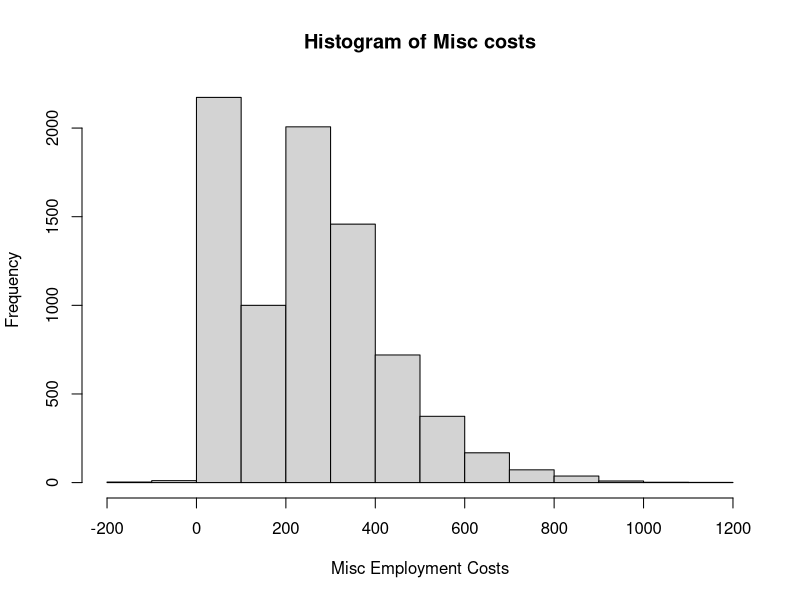
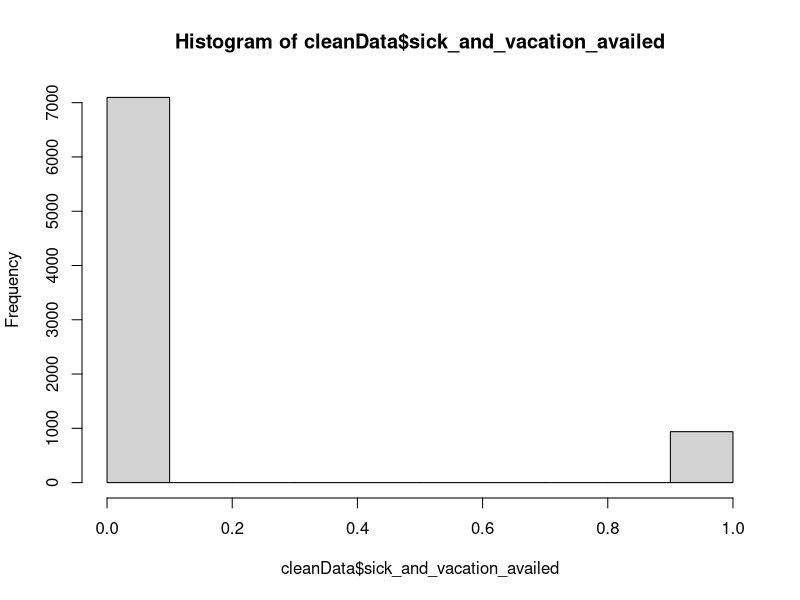
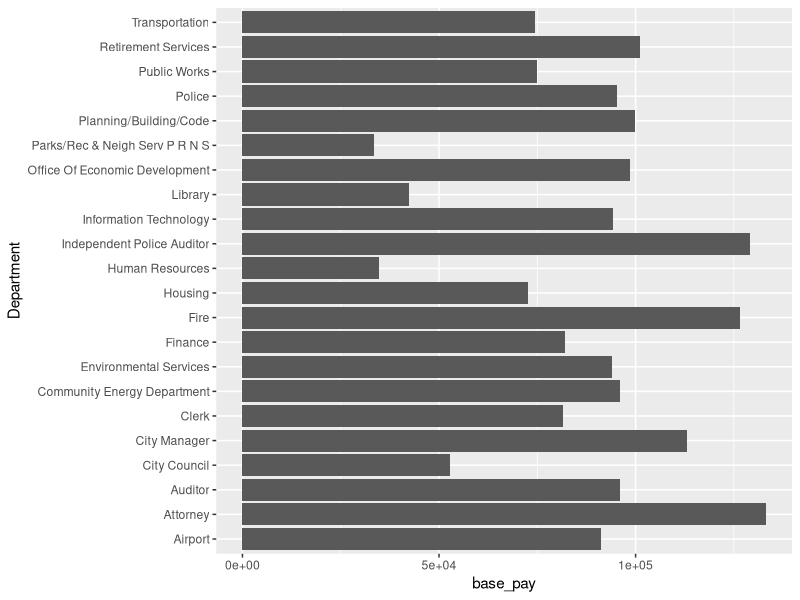
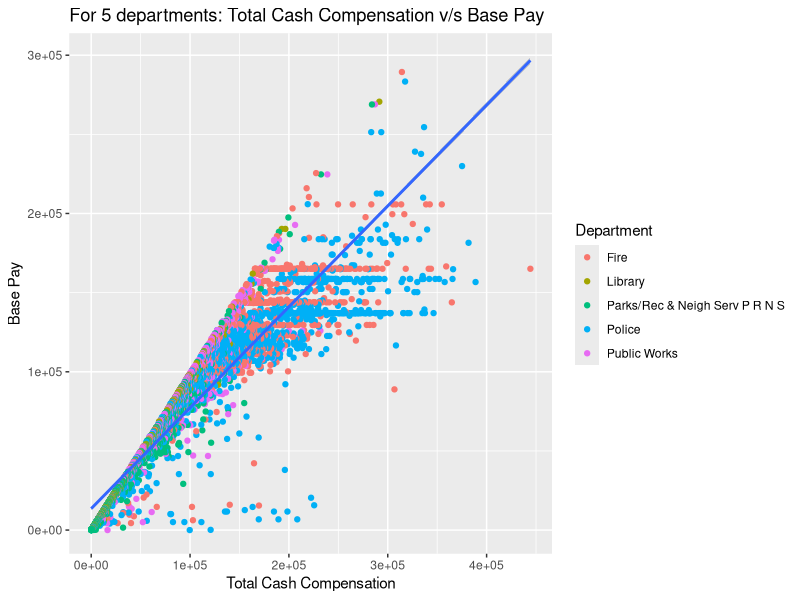
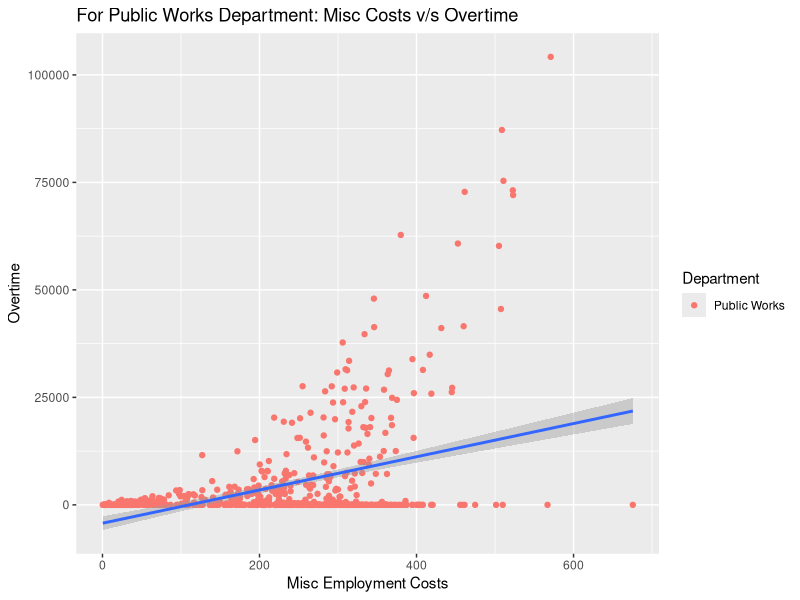
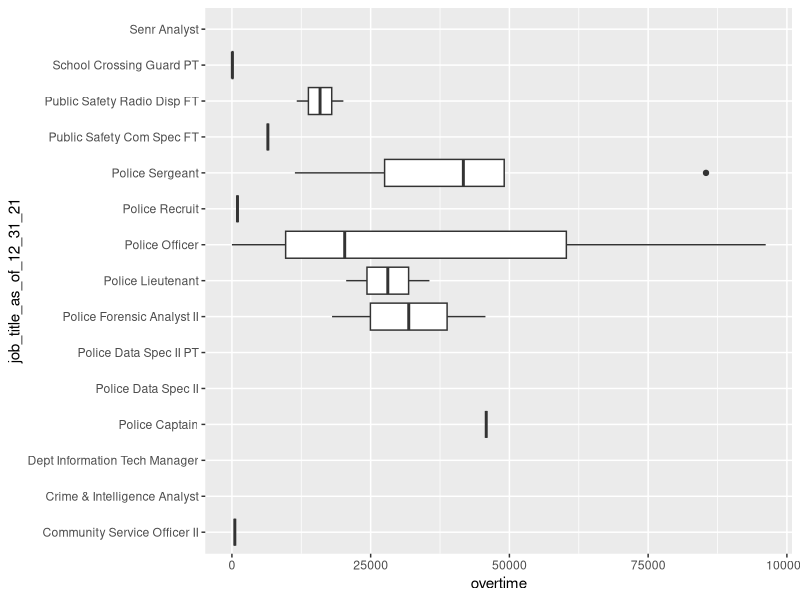
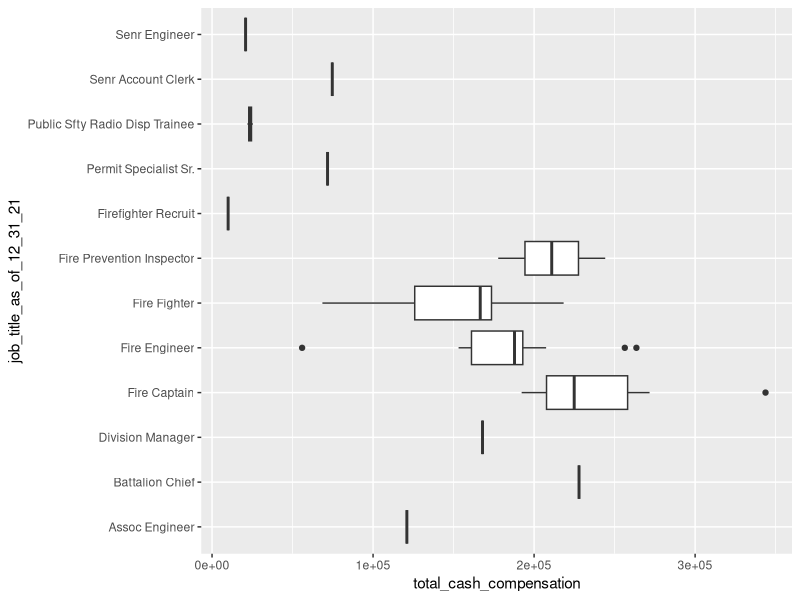
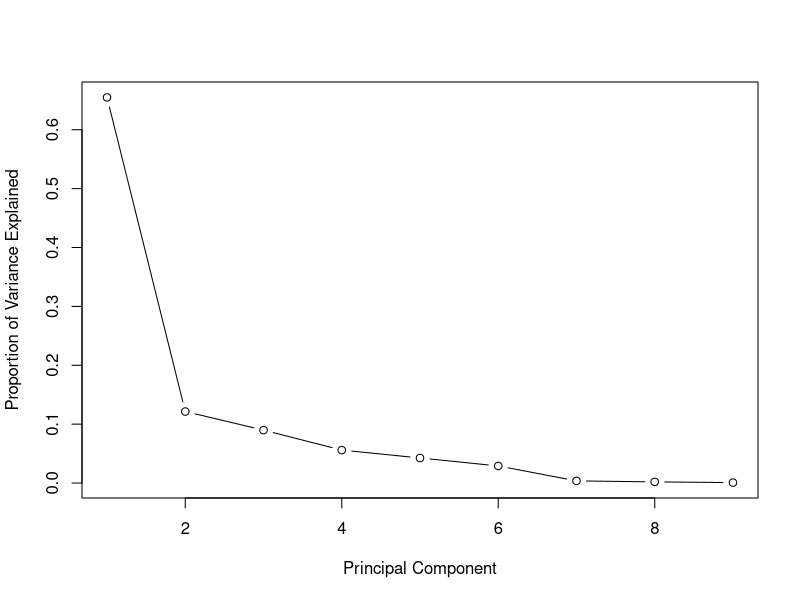

Write the R code that produced these figures, in order.
## ---- chunk 1
knitr::opts_chunk$set(echo = TRUE)
## ---- chunk 2
# Importing the required libraries
library(tidyverse)
library(ggplot2)
library(dplyr)
library(tidyr)

# Reading the dataset 
myData <- read.csv("employee-compensation-2021.csv")
head(myData,3)
## ---- chunk 3
# Dimensions of the dataset
dim(myData)
## ---- chunk 4
# Discarding the "Name" column
myData <- myData %>% select(-Name)
## ---- chunk 5
# Renaming the columns
myData <- myData %>% rename("job_title_as_of_12_31_21" = "Job.Title..as.of.12.31.21.",
                           "total_cash_compensation" = "Total.Cash.Compensation",
                           "base_pay" = "Base.Pay" ,
                           "overtime" = "Overtime",
                           "sick_and_vacation_payouts" = "Sick.and.Vacation.Payouts",
                           "other_cash_compensation" = "Other.Cash.Compensation",
                           "defined_contribution_plan_contributions" = "Defined.Contribution.Plan.Contributions...City.Paid",
                           "medical_dental_vision" = "Medical.Dental.Vision" ,
                           "long_term_disability_life_medicare" = "Long.Term.Disability..Life..Medicare",
                           "retirement_contributions_normal_cost" = "Retirement.Contributions..Normal.Cost....City.Paid",
                           "misc_employment_related_costs" = "Misc.Employment.Related.Costs" )

## ---- chunk 6
# Converting the needed columns into numeric
myData$Department <- as.factor(gsub(",", "", myData$Department))
myData$job_title_as_of_12_31_21 <- as.factor(gsub(",", "", myData$job_title_as_of_12_31_21))
myData$total_cash_compensation <- as.numeric(gsub(",", "", myData$total_cash_compensation))
myData$base_pay <- as.numeric(gsub(",", "", myData$base_pay))
myData$overtime <- as.numeric(gsub(",", "", myData$overtime))
myData$sick_and_vacation_payouts <- as.numeric(gsub(",", "", myData$sick_and_vacation_payouts))
myData$other_cash_compensation <- as.numeric(gsub(",", "", myData$other_cash_compensation))
myData$defined_contribution_plan_contributions <- as.numeric(gsub(",", "", myData$defined_contribution_plan_contributions))
myData$medical_dental_vision <- as.numeric(gsub(",", "", myData$medical_dental_vision))
myData$long_term_disability_life_medicare <- as.numeric(gsub(",", "", myData$long_term_disability_life_medicare))
myData$retirement_contributions_normal_cost <- as.numeric(gsub(",", "", myData$retirement_contributions_normal_cost))
myData$misc_employment_related_costs <- as.numeric(gsub(",", "", myData$misc_employment_related_costs))
## ---- chunk 7
# Finding the different categories in "Department" column
categories <- unique(myData$Department) 
numberOfCategories <- length(categories)
categories
numberOfCategories
## ---- chunk 8
# Top 10 department categories in descending order
top10 <- myData %>% count(Department) %>% top_n(10, n) %>% arrange(desc(n))
top10
## ---- chunk 9
# Checking for duplicated values
sum(duplicated(myData))
## ---- chunk 10
# Cleaning the duplicated values in the dataset
myData <- myData %>% distinct()
sum(duplicated(myData))
## ---- chunk 11
# Checking for missing values
sum(is.na(myData))
## ---- chunk 12
# Checking for missing values in each column
colSums(is.na(myData))
## ---- chunk 13
# What percent of data is missing from each variable
p <- function(x) {sum(is.na(x))/length(x)*100}
apply(myData, 2, p)
## ---- chunk 14
# Replacing with 0 & 1 in a new column for sick and vacation payouts
myData$sick_and_vacation_availed <- ifelse(is.na(myData$sick_and_vacation_payouts), 0, 1)
head(myData,3)
## ---- chunk 15
# Handling missing values
cleanData <- myData %>% select(Department, job_title_as_of_12_31_21, total_cash_compensation, base_pay, overtime, sick_and_vacation_availed, other_cash_compensation, medical_dental_vision, retirement_contributions_normal_cost, long_term_disability_life_medicare, misc_employment_related_costs )

cleanData <- cleanData %>% drop_na(long_term_disability_life_medicare)
cleanData <- cleanData %>% drop_na(misc_employment_related_costs)
cleanData <- cleanData %>% drop_na(base_pay)

cleanData[is.na(cleanData)] <- 0
head(cleanData)
## ---- chunk 16
# using subset function
newdata <- subset(cleanData, cleanData$Department == "Police" | cleanData$Department == "Parks/Rec & Neigh Serv P R N S" | cleanData$Department == "Fire" | cleanData$Department == "Public Works" | cleanData$Department == "Library", select=Department:overtime)
## ---- chunk 17
# Histogram plotting
hist(cleanData$misc_employment_related_costs, xlab='Misc Employment Costs', main='Histogram of Misc costs')
## ---- chunk 18
# Histogram plotting
hist(cleanData$sick_and_vacation_availed)
## ---- chunk 19
ggplot(cleanData,aes(Department,base_pay)) +
  geom_bar(position = "dodge",
           stat = "summary",
           fun = "mean") +
  coord_flip()
## ---- chunk 20
# Plotting a scatter plot for 5 departments
ggplot(data = newdata, aes(x = total_cash_compensation,y = base_pay)) + 
  geom_point(aes(color = Department)) + geom_smooth(method = "lm") +  xlab("Total Cash Compensation") + ylab("Base Pay") + labs(colour="Department") +
  ggtitle("For 5 departments: Total Cash Compensation v/s Base Pay")

## ---- chunk 21
# Correlation value 
cor(newdata$total_cash_compensation,newdata$base_pay)
## ---- chunk 22
# Subsetting a part of data
publicworksData <- subset(cleanData, cleanData$Department == "Public Works", select=Department:misc_employment_related_costs)

# Plotting a scatter plot for the Public Works department
ggplot(data = publicworksData, aes(x = misc_employment_related_costs , y = overtime)) + 
  geom_point(aes(color = Department))+ geom_smooth(method = "glm") + xlab("Misc Employment Costs") + ylab("Overtime")  + ggtitle("For Public Works Department: Misc Costs v/s Overtime")

## ---- chunk 23
# Correlation value
cor(publicworksData$misc_employment_related_costs, publicworksData$overtime)
## ---- chunk 24
# subsetting only the police department and getting those values
policedept <- subset(myData, Department == "Police")

# Grouping of the police department by Job title and total cash compensation
police_df <- policedept %>% group_by(job_title_as_of_12_31_21) %>%
  select(job_title_as_of_12_31_21, overtime) %>%
  arrange(desc(overtime))
head(police_df,3)
## ---- chunk 25
# Sampling only the top 50 rows to visualize better
samplepolice <- sample_n(policedept, 50)
head(samplepolice, 3)
## ---- chunk 26
# Box plot of job title v/s overtime
ggplot(samplepolice) +
  geom_boxplot(mapping = aes(x = job_title_as_of_12_31_21, y = overtime)) +
  coord_flip()
## ---- chunk 27
# subsetting only the fire department and getting those values
firedept <- subset(myData, Department == "Fire")

# Grouping of the fire department by Job title and total cash compensation
fire_df <- firedept %>% group_by(job_title_as_of_12_31_21) %>%
  select(job_title_as_of_12_31_21, total_cash_compensation) %>%
  arrange(desc(total_cash_compensation))
head(fire_df,3)
## ---- chunk 28
# Sampling only the top 50 rows to visualize better
samplefire <- sample_n(firedept, 50)
head(samplefire, 3)
## ---- chunk 29
# Box plot of job title v/s base pay
ggplot(samplefire) +
  geom_boxplot(mapping = aes(x = job_title_as_of_12_31_21, y = total_cash_compensation)) +
  coord_flip()
## ---- chunk 30
# Summary statistics of clean data
summary(cleanData)
## ---- chunk 31
# Selecting the numeric required columns
pca_data <- cleanData %>% select(total_cash_compensation, base_pay, overtime, sick_and_vacation_availed, other_cash_compensation, medical_dental_vision,retirement_contributions_normal_cost, long_term_disability_life_medicare, misc_employment_related_costs)
head(pca_data,3)
## ---- chunk 32
# Correlation matrix
cormat <- cor(pca_data)
cormat <- round(cormat, digits = 3)
cormat
## ---- chunk 33
# Eigen values and eigen vector of the correlation matrix
eigenCovData <- eigen(cormat)
covValue <- eigenCovData$values
covVector <- eigenCovData$vectors
covValue
covVector
## ---- chunk 34
# finding the percent of variance explained
PVE <- covValue / sum(covValue)
PVE
## ---- chunk 35
# Cumulative sum of percent of variance explained
cumsum(PVE)
## ---- chunk 36
# plotting the scree plot of principal components
plot(PVE, xlab = "Principal Component",
     ylab = "Proportion of Variance Explained",
     type = "b")
## ---- chunk 37
# Plotting the scree plot of cumulative sum of percent variance
plot(cumsum(PVE), xlab = "Principal Component",
     ylab = "Proportion of Variance Explained",
     type = "b")
## ---- chunk 38
# computing principal component vector
evecsCov <- covVector[,1:4]
colnames(evecsCov) <- c("PC1", "PC2", "PC3","PC4")
row.names(evecsCov) <- colnames(pca_data)
evecsCov <- round(evecsCov,3)
evecsCov
## ---- chunk 39
# computing scaled principal components
PC1 <- as.matrix(pca_data) %*% evecsCov[,1]
PC2 <- as.matrix(pca_data) %*% evecsCov[,2]
PC3 <- as.matrix(pca_data) %*% evecsCov[,3]
PC4 <- as.matrix(pca_data) %*% evecsCov[,4]
PC  <- data.frame(PC1,PC2,PC3,PC4)
PC["Department"] <- cleanData["Department"]
head(PC,3)
## ---- chunk 40
emergency <- subset(myData, myData$Department == "Fire" | myData$Department == "Police")
non_emergency <- subset(myData, myData$Department == "Library" | myData$Department == "Human Resources" | myData$Department == "Parks/Rec & Neigh Serv P R N S" | myData$Department == "Public Works")
## ---- chunk 41
var.test(emergency$total_cash_compensation, non_emergency$total_cash_compensation, alternative = "two.sided")
## ---- chunk 42
govt <- subset(myData, myData$Department == "City Managers" | myData$Department == "City Councils" | myData$Department == "Environmental Services" | myData$Department == "Retirement Services" | myData$Department == "Office Of Economic Development" | myData$Department == "Community Energy Department" | myData$Department == "Public Works")
non_govt <- subset(myData, myData$Department == "Finance" | myData$Department == "Information Technology" | myData$Department == "Transportation" | myData$Department == "Housing" | myData$Department == "Airport" | myData$Department == "Planning/Building/Code")
## ---- chunk 43
t.test(govt$total_cash_compensation, non_govt$total_cash_compensation, alternative = "greater", paired = FALSE, var.equal = FALSE, conf.level = 0.95)
